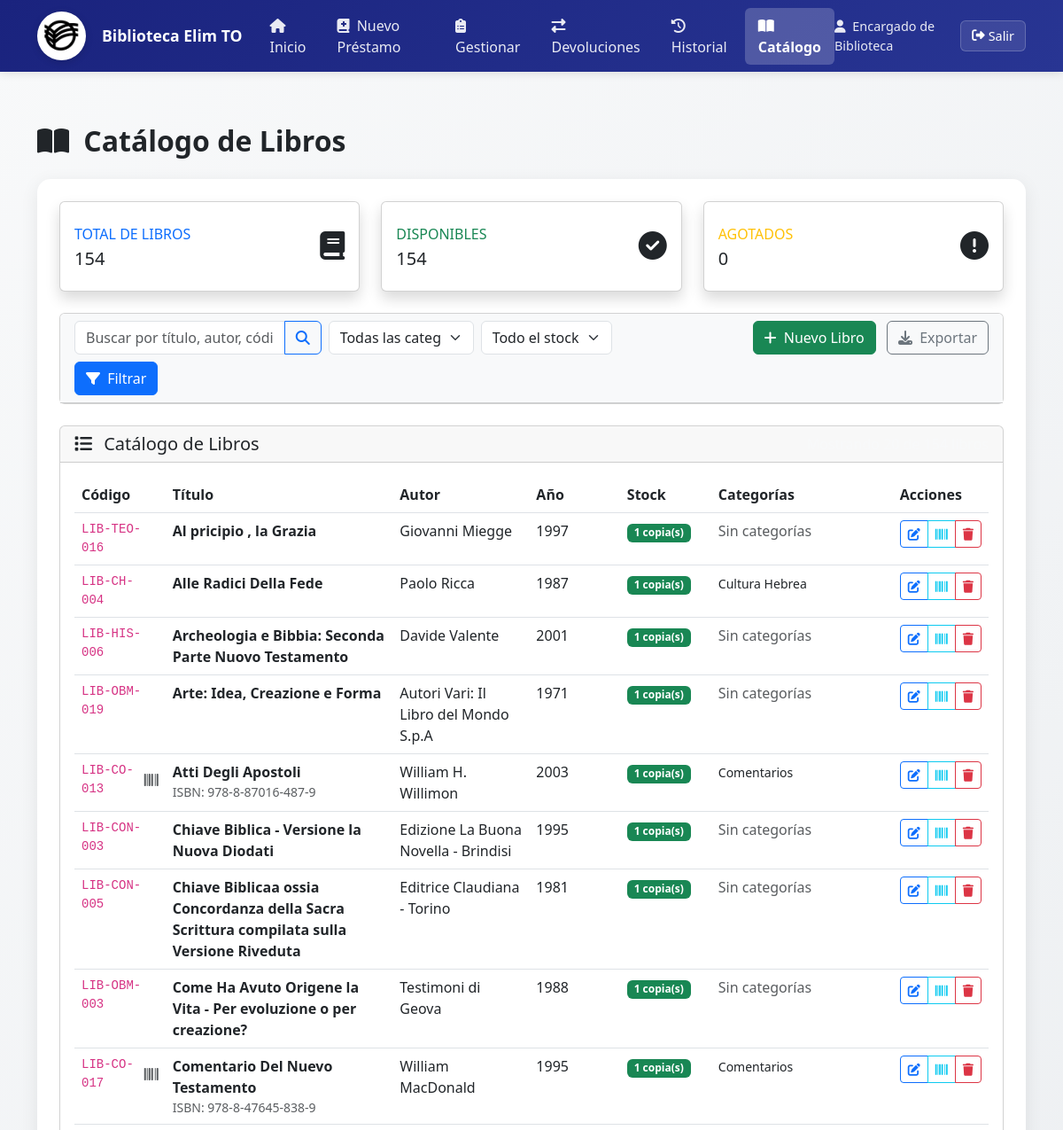
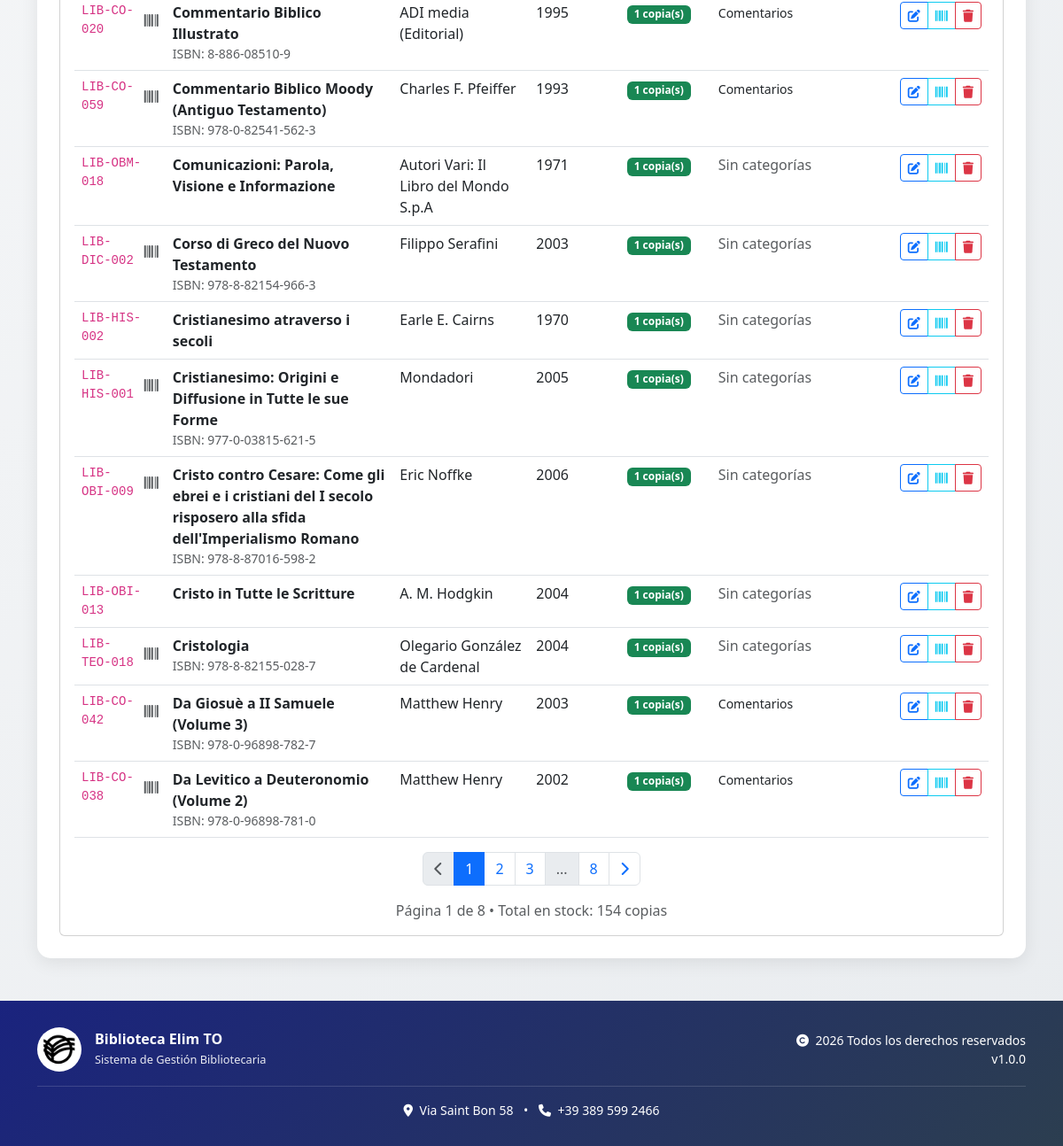
Page /gestion_libros_iglesia/catalogo_libros.php (signed in) on the committed database (2 pictures, top to bottom).
### tables this page shows
CREATE TABLE `libros` (
  `id` int NOT NULL,
  `codigo_interno` varchar(30) NOT NULL,
  `titulo` varchar(200) NOT NULL,
  `autor` varchar(150) NOT NULL,
  `año_publicacion` int DEFAULT NULL,
  `isbn` varchar(20) DEFAULT NULL,
  `stock` int DEFAULT '1',
  `fecha_creacion` timestamp NOT NULL DEFAULT CURRENT_TIMESTAMP,
  `activo` tinyint DEFAULT '1'
);

### gestion_libros_iglesia/db.php (called while the page is built, shortened)
<?php
class Database {
    private $link;
    public function __construct() {
        $this->link = mysqli_init();
        $success = mysqli_real_connect(
            $this->link,
            'localhost',
            'root',
            'root',
            'gestion_libros_elim_torino',
            3306
        );
        mysqli_set_charset($this->link, "utf8mb4");
    }
    public function query($sql, $params = []) {
        $stmt = mysqli_prepare($this->link, $sql);
        if (!empty($params)) {
            $types = '';
            foreach ($params as $param) {
                if (is_int($param)) {
                    $types .= 'i';
                } elseif (is_float($param)) {
                    $types .= 'd';
                } elseif (is_string($param)) {
                    $types .= 's';
                } else {
                    $types .= 'b';
                }
            }
            mysqli_stmt_bind_param($stmt, $types, ...$params);
        }
        mysqli_stmt_execute($stmt);
        return $stmt;
    }
}
$db = new Database();
?>

### gestion_libros_iglesia/catalogo_libros.php (the view, shortened to what this page needs)
<?php
require_once 'db.php';
$db->registrarAccion('acceso', 'catalogo', "Accedió al catálogo de libros");
$busqueda = trim($_GET['busqueda'] ?? '');
$categoria_filtro = $_GET['categoria'] ?? '';
$stock_filtro = $_GET['stock'] ?? '';
$pagina = max(1, intval($_GET['pagina'] ?? 1));
$por_pagina = 20;
$condiciones = ["l.activo = 1"];
$parametros = [];
$where_clause = !empty($condiciones) ? "WHERE " . implode(" AND ", $condiciones) : "";
$sql_count = "SELECT COUNT(DISTINCT l.id) as total
              FROM libros l
              LEFT JOIN libro_categoria lc ON l.id = lc.id_libro
              $where_clause";
if (!empty($parametros)) {
    $stmt_count = $db->query($sql_count, $parametros);
    $result_count = mysqli_stmt_get_result($stmt_count);
} else {
    $result_count = mysqli_query($link, $sql_count);
}
$row_count = mysqli_fetch_assoc($result_count);
$total_libros = $row_count['total'];
$total_paginas = ceil($total_libros / $por_pagina);
$offset = ($pagina - 1) * $por_pagina;
$db->registrarAccion(
    'consulta_catalogo',
    'catalogo',
    "Consultando catálogo - Total libros: {$total_libros}, " .
    "Página {$pagina}/{$total_paginas}"
);
$sql_libros = "SELECT l.*, GROUP_CONCAT(c.nombre SEPARATOR ', ') as categorias_nombres,
               GROUP_CONCAT(c.id SEPARATOR ',') as categorias_ids
               FROM libros l
               LEFT JOIN libro_categoria lc ON l.id = lc.id_libro
               LEFT JOIN categorias c ON lc.id_categoria = c.id
               $where_clause
               GROUP BY l.id
               ORDER BY l.titulo ASC
               LIMIT ? OFFSET ?";
$parametros_paginados = array_merge($parametros, [$por_pagina, $offset]);
$stmt_libros = $db->query($sql_libros, $parametros_paginados);
$result_libros = mysqli_stmt_get_result($stmt_libros);
$libros = [];
while ($row = mysqli_fetch_assoc($result_libros)) {
    $libros[] = $row;
}
$sql_stats = "SELECT
               SUM(stock) as total_stock,
               COUNT(CASE WHEN stock > 0 THEN 1 END) as libros_disponibles,
               COUNT(CASE WHEN stock = 0 THEN 1 END) as libros_agotados
               FROM libros WHERE activo = 1";
$result_stats = mysqli_query($link, $sql_stats);
$stats = mysqli_fetch_assoc($result_stats);
?>
<div class="row mb-4">
    <div class="col-md-4">
        <div class="card border-left-primary shadow h-100 py-2">
            <div class="card-body">
                <div class="row no-gutters align-items-center">
                    <div class="col mr-2">
                        <div class="text-xs font-weight-bold text-primary text-uppercase mb-1">
                            Total de Libros</div>
                        <div class="h5 mb-0 font-weight-bold text-gray-800"><?php echo $total_libros; ?></div>
                    </div>
                    <div class="col-auto">
                        <i class="fas fa-book fa-2x text-gray-300"></i>
                    </div>
                </div>
            </div>
        </div>
    </div>
    <div class="col-md-4">
        <div class="card border-left-success shadow h-100 py-2">
            <div class="card-body">
                <div class="row no-gutters align-items-center">
                    <div class="col mr-2">
                        <div class="text-xs font-weight-bold text-success text-uppercase mb-1">
                            Disponibles</div>
                        <div class="h5 mb-0 font-weight-bold text-gray-800"><?php echo $stats['libros_disponibles']; ?></div>
                    </div>
                    <div class="col-auto">
                        <i class="fas fa-check-circle fa-2x text-gray-300"></i>
                    </div>
                </div>
            </div>
        </div>
    </div>
    <div class="col-md-4">
        <div class="card border-left-warning shadow h-100 py-2">
            <div class="card-body">
                <div class="row no-gutters align-items-center">
                    <div class="col mr-2">
                        <div class="text-xs font-weight-bold text-warning text-uppercase mb-1">
                            Agotados</div>
                        <div class="h5 mb-0 font-weight-bold text-gray-800"><?php echo $stats['libros_agotados']; ?></div>
                    </div>
                    <div class="col-auto">
                        <i class="fas fa-exclamation-circle fa-2x text-gray-300"></i>
                    </div>
                </div>
            </div>
        </div>
    </div>
</div>
<div class="card mb-4">
    <div class="card-header bg-light">
        <div class="row">
            <div class="col-md-8">
                <form method="GET" action="" class="row g-2">
                    <div class="col-md-5">
                        <div class="input-group">
                            <input type="text" class="form-control" name="busqueda"
                                   value="<?php echo htmlspecialchars($busqueda); ?>"
                                   placeholder="Buscar por título, autor, código o ISBN">
                            <button class="btn btn-outline-primary" type="submit">
                                <i class="fas fa-search"></i>
                            </button>
                        </div>
                    </div>
                    <div class="col-md-3">
                        <select name="categoria" class="form-select">
                            <option value="">Todas las categorías</option>
                        </select>
                    </div>
                    <div class="col-md-auto">
                        <select name="stock" class="form-select">
                            <option value="">Todo el stock</option>
                        </select>
                    </div>
                    <div class="col-md-auto">
                        <button type="submit" class="btn btn-primary w-100">
                            <i class="fas fa-filter me-1"></i> Filtrar
                        </button>
                    </div>
                </form>
            </div>
            <div class="col-md-4 text-end">
                <a href="agregar_libro.php" class="btn btn-success me-2">
                    <i class="fas fa-plus me-1"></i> Nuevo Libro
                </a>
                <a href="exportar_libros.php?<?php echo http_build_query($_GET); ?>"
                   class="btn btn-outline-secondary">
                    <i class="fas fa-download me-1"></i> Exportar
                </a>
            </div>
        </div>
    </div>
</div>
<div class="card">
    <div class="card-header gradient-book text-dark d-flex justify-content-between align-items-center">
        <h5 class="mb-0">
            <i class="fas fa-list me-2"></i>
            Catálogo de Libros
        </h5>
        <div class="text-light">
        </div>
    </div>
    <div class="card-body">
        <?php if (empty($libros)): ?>
            <div class="alert alert-info text-center py-4">
                <i class="fas fa-info-circle fa-2x mb-3"></i>
                <h5>No se encontraron libros</h5>
                <p class="mb-0">
                    <?php if (!empty($busqueda) || !empty($categoria_filtro) || !empty($stock_filtro)): ?>
                        Intenta con otros criterios de búsqueda o
                        <a href="catalogo_libros.php" class="alert-link">ver todos los libros</a>.
                    <?php else: ?>
                        El catálogo está vacío.
                        <a href="agregar_libro.php" class="alert-link">Agrega tu primer libro</a>.
                    <?php endif; ?>
                </p>
            </div>
        <?php else: ?>
            <div class="table-responsive">
                <table class="table table-hover">
                    <thead>
                        <tr>
                            <th width="10%">Código</th>
                            <th width="25%">Título</th>
                            <th width="15%">Autor</th>
                            <th width="10%">Año</th>
                            <th width="10%">Stock</th>
                            <th width="20%">Categorías</th>
                            <th width="10%">Acciones</th>
                        </tr>
                    </thead>
                    <tbody>
                        <?php foreach ($libros as $libro):
                            $clase_stock = $libro['stock'] > 0 ? 'success' : 'warning';
                        ?>
                        <tr>
                            <td>
                                <div class="d-flex align-items-center">
                                    <code class="me-2"><?php echo htmlspecialchars($libro['codigo_interno']); ?></code>
                                    <?php if (!empty($libro['isbn'])): ?>
                                        <i class="fas fa-barcode text-muted" title="ISBN: <?php echo htmlspecialchars($libro['isbn']); ?>"></i>
                                    <?php endif; ?>
                                </div>
                            </td>
                            <td>
                                <strong class="d-block"><?php echo htmlspecialchars($libro['titulo']); ?></strong>
                                <?php if (!empty($libro['isbn'])): ?>
                                    <small class="text-muted d-block">ISBN: <?php echo htmlspecialchars($libro['isbn']); ?></small>
                                <?php endif; ?>
                            </td>
                            <td><?php echo htmlspecialchars($libro['autor']); ?></td>
                            <td><?php echo htmlspecialchars($libro['año_publicacion'] ?? '-'); ?></td>
                            <td>
                                <span class="badge bg-<?php echo $clase_stock; ?>">
                                    <?php echo $libro['stock']; ?> copia(s)
                                </span>
                            </td>
                            <td>
                                <?php if (!empty($libro['categorias_nombres'])): ?>
                                    <small><?php echo htmlspecialchars($libro['categorias_nombres']); ?></small>
                                <?php else: ?>
                                    <span class="text-muted">Sin categorías</span>
                                <?php endif; ?>
                            </td>
                            <td>
                                <div class="btn-group btn-group-sm" role="group">
                                    <a href="editar_libro.php?id=<?php echo $libro['id']; ?>"
                                       class="btn btn-outline-primary" title="Editar libro">
                                        <i class="fas fa-edit"></i>
                                    </a>
                                    <a href="generar_etiquetas.php?codigo=<?php echo urlencode($libro['codigo_interno']); ?>"
                                       class="btn btn-outline-info" title="Generar etiqueta con código de barras">
                                        <i class="fas fa-barcode"></i>
                                    </a>
                                    <button type="button"
                                            class="btn btn-outline-danger"
                                            title="Eliminar libro"
                                            onclick="confirmarEliminacion(<?php echo $libro['id']; ?>, '<?php echo htmlspecialchars(addslashes($libro['titulo'])); ?>')">
                                        <i class="fas fa-trash"></i>
                                    </button>
                                </div>
                            </td>
                        </tr>
                        <?php endforeach; ?>
                    </tbody>
                </table>
            </div>
            <?php if ($total_paginas > 1): ?>
            <nav aria-label="Paginación">
                <ul class="pagination justify-content-center">
                    <li class="page-item <?php echo ($pagina <= 1) ? 'disabled' : ''; ?>">
                        <a class="page-link"
                           href="?<?php echo http_build_query(array_merge($_GET, ['pagina' => $pagina - 1])); ?>">
                            <i class="fas fa-chevron-left"></i>
                        </a>
                    </li>
                    <?php for ($i = 1; $i <= $total_paginas; $i++): ?>
                        <?php if ($i == 1 || $i == $total_paginas || abs($i - $pagina) <= 2): ?>
                            <li class="page-item <?php echo ($i == $pagina) ? 'active' : ''; ?>">
                                <a class="page-link"
                                   href="?<?php echo http_build_query(array_merge($_GET, ['pagina' => $i])); ?>">
                                    <?php echo $i; ?>
                                </a>
                            </li>
                        <?php elseif (abs($i - $pagina) == 3): ?>
                            <li class="page-item disabled">
                                <span class="page-link">...</span>
                            </li>
                        <?php endif; ?>
                    <?php endfor; ?>
                    <li class="page-item <?php echo ($pagina >= $total_paginas) ? 'disabled' : ''; ?>">
                        <a class="page-link"
                           href="?<?php echo http_build_query(array_merge($_GET, ['pagina' => $pagina + 1])); ?>">
                            <i class="fas fa-chevron-right"></i>
                        </a>
                    </li>
                </ul>
            </nav>
            <?php endif; ?>
            <div class="text-center text-muted mt-3">
                Página <?php echo $pagina; ?> de <?php echo $total_paginas; ?>
                • Total en stock: <?php echo $stats['total_stock']; ?> copias
            </div>
        <?php endif; ?>
    </div>
</div>
<?php
include 'layout.php';
?>

### gestion_libros_iglesia/css/style-layout.css (style rules this page uses)
:root { --primary-color: #1a237e; --secondary-color: #283593; --accent-color: #3949ab; --navbar-height: 70px; }
body { background: linear-gradient(135deg, #f8f9fa 0%, #e9ecef 100%); min-height: 100vh; display: flex; flex-direction: column; padding-top: var(--navbar-height); }

### rows in the picture
libros: codigo_interno "LIB-TEO-016", titulo "Al pricipio , la Grazia", autor "Giovanni Miegge", año_publicacion "1997", stock "1", shows "Sin categorías"
libros: codigo_interno "LIB-CH-004", titulo "Alle Radici Della Fede", autor "Paolo Ricca", año_publicacion "1987", stock "1", categorias_nombres "Cultura Hebrea"
libros: codigo_interno "LIB-HIS-006", titulo "Archeologia e Bibbia: Seconda Parte Nuovo Testamento", autor "Davide Valente", año_publicacion "2001", stock "1", shows "Sin categorías"
libros: codigo_interno "LIB-OBM-019", titulo "Arte: Idea, Creazione e Forma", autor "Autori Vari: Il Libro del Mondo S.p.A", año_publicacion "1971", stock "1", shows "Sin categorías"
libros: codigo_interno "LIB-CO-013", titulo "Atti Degli Apostoli", isbn "978-8-87016-487-9", autor "William H. Willimon", año_publicacion "2003", stock "1", categorias_nombres "Comentarios"
libros: codigo_interno "LIB-CON-003", titulo "Chiave Biblica - Versione la Nuova Diodati", autor "Edizione La Buona Novella - Brindisi", año_publicacion "1995", stock "1", shows "Sin categorías"
libros: codigo_interno "LIB-CON-005", titulo "Chiave Biblicaa ossia Concordanza della Sacra Scrittura compilata sulla Versione Riveduta", autor "Editrice Claudiana - Torino", año_publicacion "1981", stock "1", shows "Sin categorías"
libros: codigo_interno "LIB-OBM-003", titulo "Come Ha Avuto Origene la Vita - Per evoluzione o per creazione?", autor "Testimoni di Geova", año_publicacion "1988", stock "1", shows "Sin categorías"
libros: codigo_interno "LIB-CO-017", titulo "Comentario Del Nuevo Testamento", isbn "978-8-47645-838-9", autor "William MacDonald", año_publicacion "1995", stock "1", categorias_nombres "Comentarios"
libros: codigo_interno "LIB-CO-020", titulo "Commentario Biblico Illustrato", isbn "8-886-08510-9", autor "ADI media (Editorial)", año_publicacion "1995", stock "1", categorias_nombres "Comentarios"
libros: codigo_interno "LIB-CO-059", titulo "Commentario Biblico Moody (Antiguo Testamento)", isbn "978-0-82541-562-3", autor "Charles F. Pfeiffer", año_publicacion "1993", stock "1", categorias_nombres "Comentarios"
libros: codigo_interno "LIB-OBM-018", titulo "Comunicazioni: Parola, Visione e Informazione", autor "Autori Vari: Il Libro del Mondo S.p.A", año_publicacion "1971", stock "1", shows "Sin categorías"
libros: codigo_interno "LIB-DIC-002", titulo "Corso di Greco del Nuovo Testamento", isbn "978-8-82154-966-3", autor "Filippo Serafini", año_publicacion "2003", stock "1", shows "Sin categorías"
libros: codigo_interno "LIB-HIS-002", titulo "Cristianesimo atraverso i secoli", autor "Earle E. Cairns", año_publicacion "1970", stock "1", shows "Sin categorías"
libros: codigo_interno "LIB-HIS-001", titulo "Cristianesimo: Origini e Diffusione in Tutte le sue Forme", isbn "977-0-03815-621-5", autor "Mondadori", año_publicacion "2005", stock "1", shows "Sin categorías"
libros: codigo_interno "LIB-OBI-009", titulo "Cristo contro Cesare: Come gli ebrei e i cristiani del I secolo risposero alla sfida dell'Imperialismo Romano", isbn "978-8-87016-598-2", autor "Eric Noffke", año_publicacion "2006", stock "1", shows "Sin categorías"
libros: codigo_interno "LIB-OBI-013", titulo "Cristo in Tutte le Scritture", autor "A. M. Hodgkin", año_publicacion "2004", stock "1", shows "Sin categorías"
libros: codigo_interno "LIB-TEO-018", titulo "Cristologia", isbn "978-8-82155-028-7", autor "Olegario González de Cardenal", año_publicacion "2004", stock "1", shows "Sin categorías"
libros: codigo_interno "LIB-CO-042", titulo "Da Giosuè a II Samuele (Volume 3)", isbn "978-0-96898-782-7", autor "Matthew Henry", año_publicacion "2003", stock "1", categorias_nombres "Comentarios"
libros: codigo_interno "LIB-CO-038", titulo "Da Levitico a Deuteronomio (Volume 2)", isbn "978-0-96898-781-0", autor "Matthew Henry", año_publicacion "2002", stock "1", categorias_nombres "Comentarios"

### other values in the picture
$item['text'] "Inicio"
$item['text'] "Nuevo Préstamo"
$item['text'] "Gestionar"
$item['text'] "Devoluciones"
$item['text'] "Historial"
$item['text'] "Catálogo"
$_SESSION['nombre_completo'] "Encargado de Biblioteca"
$titulo_pagina "Catálogo de Libros"
$total_libros "154"
$stats['libros_disponibles'] "154"
$stats['libros_agotados'] "0"
$pagina "1"
$total_paginas "8"
$stats['total_stock'] "154"
